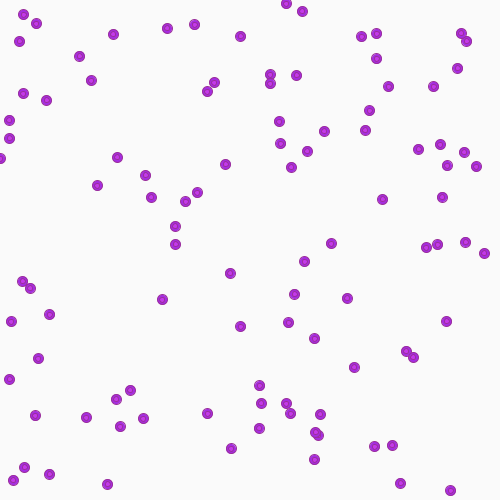
Frame 1 (no input)
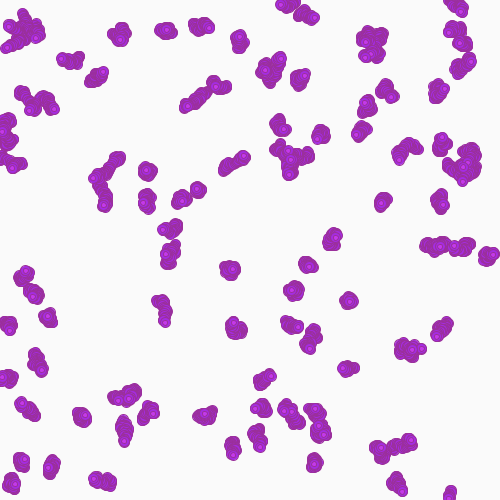
Frame 60 (the mouse pressed at the canvas centre just before this capture)
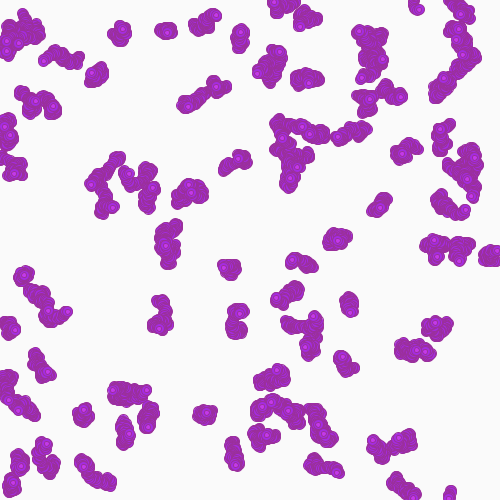
Frame 120 (the mouse held since frame 60 and released just before this capture)

The Processing sketch that drew these frames (run headless with seeded random() and noise(); from frame 60 on, the mouse is pressed at the canvas centre):

// Processing sketch: processing_4000
// ── processing_4000.pde


 
 
Pincel[] p; 
 
 
void setup(){ 
  size(500, 500); 
 
  smooth(); 
 
  p = new Pincel[100]; 
 
  for(int i = 0; i < 100; i++){ 
    p[i] = new Pincel(); 
    background(#FAFAFA); 
  } 
} 
 
 
void draw(){ 
  for(int i = 0; i < 100; i++){ 
    p[i].dibuja(); 
  } 
 // velo(); 
} 
 
  


class Pincel{ 
  float x, y; 
  float diam; 
  color col; 
  int edad, edadMax; 
 
  Pincel(){ 
    x = random(width); 
    y = random(height); 
    diam = 10; 
    col = color(100); 
    edad = 1; 
    edadMax = round(random(500, 1000)); 
  } 
 
  void dibuja(){ 
    calc(); 
    stroke(#9A2F9B); 
     
    fill(#A52CE3);
    ellipse(x,y,diam,diam); 
    fill(#F44DF5,100); 
    ellipse(x,y, diam/2, diam/2); 
  } 
 
  void calc(){ 
    x += random(-2, 2); 
    y += random(-2, 2); 
 
    x = x % width; 
    y = y % height; 
 
    if (x < 0) x *= -1; 
    if (y < 0) y *= -1; 
 
    edad ++; 
 
    if(edad >= edadMax) col = color(0); 
  } 
} 
 


 
void velo(){ 
  fill(234); 
  rect(0,0,width, height);  
} 
 
 
 
 
void keyPressed(){ 
  setup(); 
}
